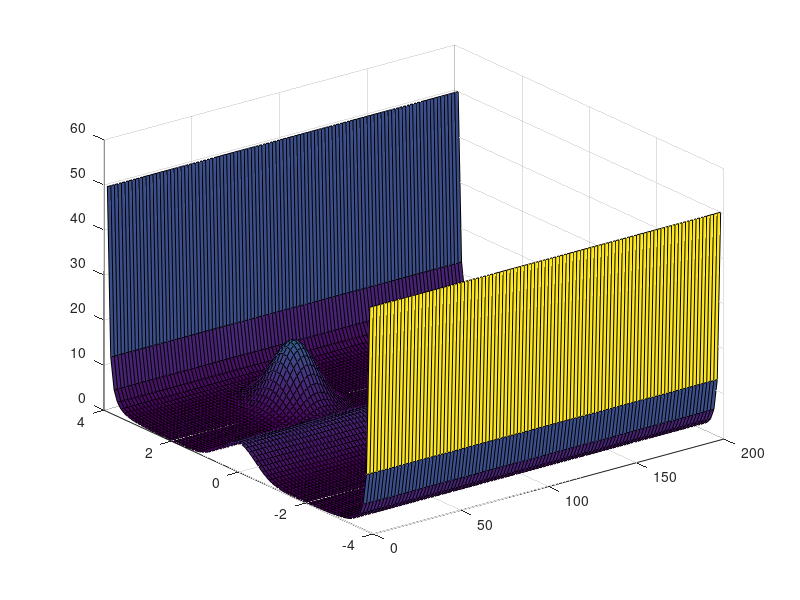

Reproduce this figure in MATLAB.
% road mesh
x = 0:2:200;
y = -4:0.1:4;
[X,Y] = meshgrid(x,y);
%F = zeros*X;
%surf(X,Y,F)


%% Parameters

k_tar = 0.25
k_b1 = 0.5;
k_b2 = 0.5;
k_c = 6.5;
si_c =0.5;
k_obs= 15;
sx=14;   %10
sy= 0.7;   %1.4
k1= 0.005;
k2=0.005;
gamma =0;


% Target position (for target attraction)
x_tar = 190*ones(size(X));
y_tar = 2;
Y1=4*ones(size(Y))';  %left boundary
YC=0*ones(size(Y))';   %center line
Y2=-4*ones(size(Y))';   % right boundary


%% Target potential

u_tar = -k_tar*(x-x_tar);

figure(1)
surf(X,Y,u_tar)



%% Road Potential

% edge potential
d1 = (y-Y1); d2= y-Y2;
u_e = (k_b1./d1.^2) + (k_b2./d2.^2);      %k_edge*(-exp(Y-Y1)+1);
u_e=u_e';                                           % u_edge2 = k_edge*(-exp(Y-Y2)+1);

% centerline potential
dc = y-YC;
u_c =  k_c*exp(-(dc.^2)./ (2*si_c^2));
u_c = u_c';

%total road potential

u_r =u_e+u_c;
                                        
surf(X,Y,u_r);

%%    Obstacle 

%testing static obstacle potential
x_obs = 70;
y_obs = 2;

v=0;
v_obs =0;

u_car1 = k_obs*exp(- ((((X-x_obs).^2)./sx^2) + (((Y-y_obs).^2)./sy^2)) + gamma*((x-x_obs).^2./sx^2)*(k1*v+k2*(v-v_obs)));

surf(X,Y,u_car1+u_r)

%%
















